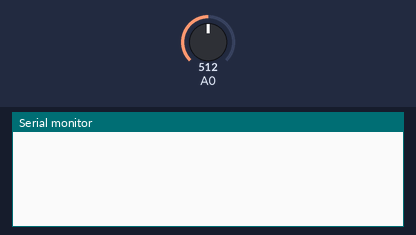
Simulated run of this sketch. Board: Arduino Uno, built for the host (arithmetic inside an expression is 32-bit, double 64-bit). Parts: the last lines printed to the serial monitor. The inputs (shaded band) are chosen by the test bench; at power-on: A0 = 512.

Above: at 1.2 s.
1.3 s: A0 set to 716
At 1.8 s:
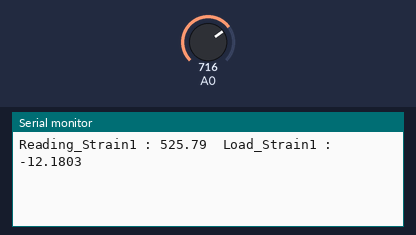
4.2 s: A0 set to 900
At 4.5 s:
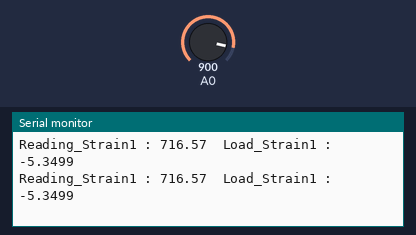
Timing chart, 0 to 7.2 s (numbered marks = the images above; inputs shaded):
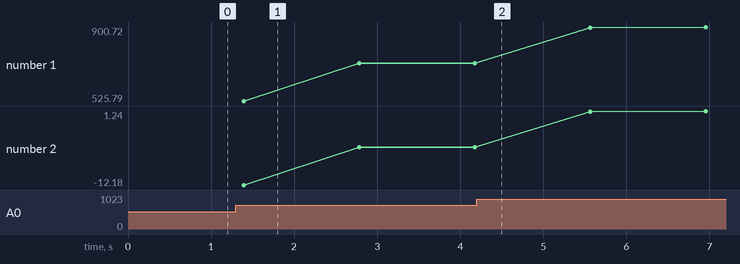

Measured:
- after the input at 1.3 s, the serial monitor: prints a new line after 0.09 s (image 1)
- plotted number 1: 716.57 → 900.72 after the input at 4.2 s
- plotted number 2: -5.35 → 1.24 after the input at 4.2 s

The sketch:

V2_strain_gage_shield_arduino_uno_code.ino
```cpp
// SGS Calibration by linear interpolation for Strain 1 and Strain 2

// Put two known loads on the Strain Gauge sensor and write obtained values below :  (You can use Strain 1 or Strain 2 or the two Strains)

float ReadingA_Strain1 = 866.0;
float LoadA_Strain1 = 0.0; //  (g)
float ReadingB_Strain1 = 947.0;
float LoadB_Strain1 = 2.9; //  (g)
float sum;
float newReading_Strain1;


int time_step = 0 ; // reading every 0.75s
long time = 0;

void setup() {
  Serial.begin(9600); //  setup serial baudrate
  analogReference(INTERNAL1V1);
}

void loop() {

  sum = 0;

  for (int i = 0; i<=1250; i++) {
    newReading_Strain1 = analogRead(0);  // analog in 0 for Strain 1
    sum = sum + newReading_Strain1;
    delay(1);
  }

  newReading_Strain1 = sum/1250;

  // Calculate load by interpolation
  float load_Strain1 = ((LoadB_Strain1 - LoadA_Strain1)/(ReadingB_Strain1 - ReadingA_Strain1)) * (newReading_Strain1 - ReadingA_Strain1) + LoadA_Strain1;

  // millis returns the number of milliseconds since the board started the current program
  if(millis() > time_step+time) {
    Serial.print("Reading_Strain1 : ");
    Serial.print(newReading_Strain1);     // display strain 1 reading
    Serial.print("  Load_Strain1 : ");
    Serial.println(load_Strain1,4);     // display strain 1 load
    Serial.println('\n');
    time = millis();
  }
}
```
